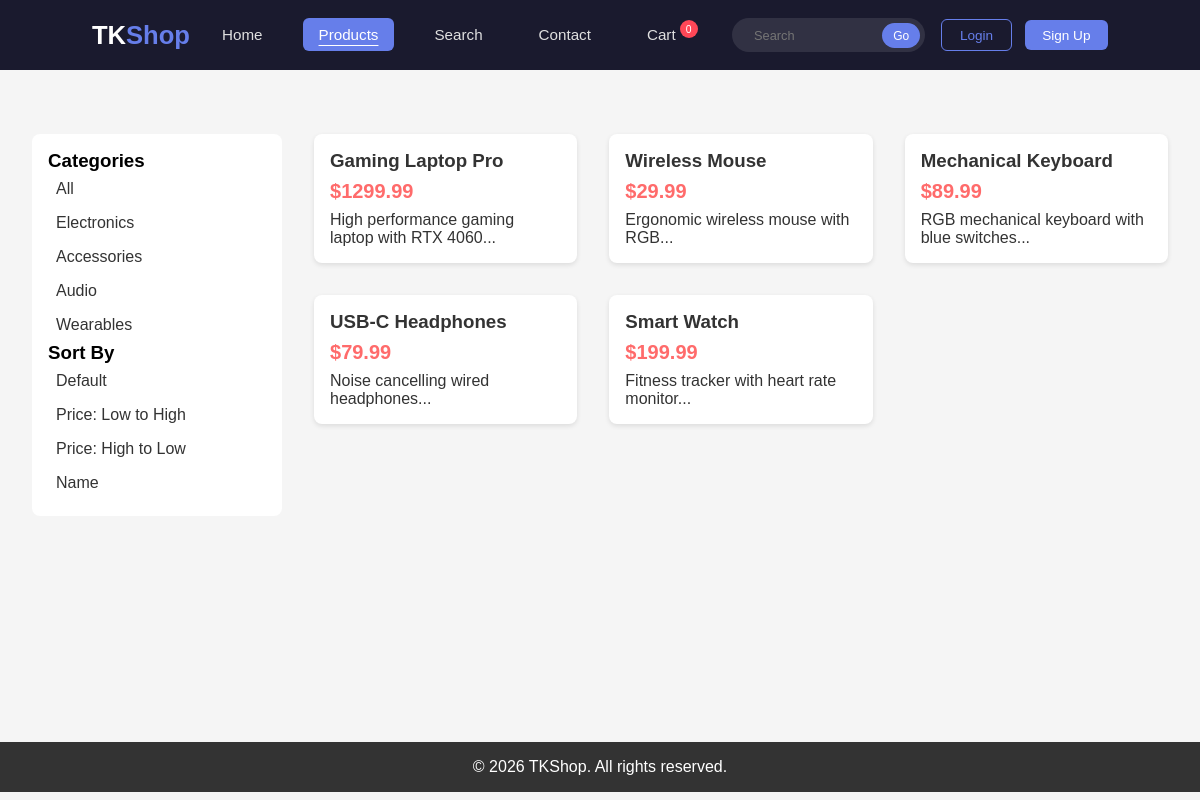
/products.php, run on the app's committed database.
### tables this page shows
CREATE TABLE products (
    id INT PRIMARY KEY AUTO_INCREMENT,
    name VARCHAR(200),
    description TEXT,
    price DECIMAL(10,2),
    stock INT DEFAULT 10,
    category VARCHAR(100),
    image VARCHAR(200),
    created_at TIMESTAMP DEFAULT CURRENT_TIMESTAMP
);

### products.php (the view, shortened to what this page needs)
<?php
require_once 'config/database.php';
$sort = isset($_GET['sort']) ? $_GET['sort'] : 'id';
$category = isset($_GET['category']) ? $_GET['category'] : '';
$where = $category ? "WHERE category = '$category'" : "";
$products = $conn->query("SELECT * FROM products $where ORDER BY $sort");
include 'includes/header.php';
?>
<div class="container">
    <div class="sidebar">
        <h3>Categories</h3>
        <a href="products.php">All</a>
        <a href="products.php?category=Electronics">Electronics</a>
        <a href="products.php?category=Accessories">Accessories</a>
        <a href="products.php?category=Audio">Audio</a>
        <a href="products.php?category=Wearables">Wearables</a>
        <h3>Sort By</h3>
        <a href="products.php?sort=id">Default</a>
        <a href="products.php?sort=price">Price: Low to High</a>
        <a href="products.php?sort=price DESC">Price: High to Low</a>
        <a href="products.php?sort=name">Name</a>
    </div>
    <div class="products-grid">
        <?php while ($product = $products->fetch_assoc()): ?>
            <div class="product-card">
                <a href="product.php?id=<?= $product['id'] ?>">
                    <h3><?= $product['name'] ?></h3>
                    <p class="price">$<?= $product['price'] ?></p>
                    <p><?= substr($product['description'], 0, 80) ?>...</p>
                </a>
            </div>
        <?php endwhile; ?>
    </div>
</div>
<?php include 'includes/footer.php'; ?>

### assets/css/style.css (style rules this page uses)
* { margin: 0; padding: 0; box-sizing: border-box; }
body { font-family: Arial, sans-serif; background: #f4f4f4; }
.container { max-width: 1200px; margin: 0 auto; }
.products-grid { display: grid; grid-template-columns: repeat(auto-fill, minmax(250px, 1fr)); gap: 2rem; margin-top: 2rem; }
.product-card { background: white; border-radius: 8px; padding: 1rem; box-shadow: 0 2px 5px rgba(0,0,0,0.1); }
.product-card a { text-decoration: none; color: #333; }
.product-card h3 { margin-bottom: 0.5rem; }
.price { color: #ff6b6b; font-size: 1.25rem; font-weight: bold; margin: 0.5rem 0; }
.sidebar { width: 250px; float: left; background: white; padding: 1rem; border-radius: 8px; margin-right: 2rem; }
.sidebar a { display: block; padding: 0.5rem; color: #333; text-decoration: none; }

### includes/header.php (style rules this page uses)
* { margin: 0; padding: 0; box-sizing: border-box; }
body { font-family: Arial, sans-serif; background: #f5f5f5; overflow-x: hidden; }

### data on the page
products: name "Gaming Laptop Pro", price "1299.99", description "High performance gaming laptop with RTX 4060"
products: name "Wireless Mouse", price "29.99", description "Ergonomic wireless mouse with RGB"
products: name "Mechanical Keyboard", price "89.99", description "RGB mechanical keyboard with blue switches"
products: name "USB-C Headphones", price "79.99", description "Noise cancelling wired headphones"
products: name "Smart Watch", price "199.99", description "Fitness tracker with heart rate monitor"
